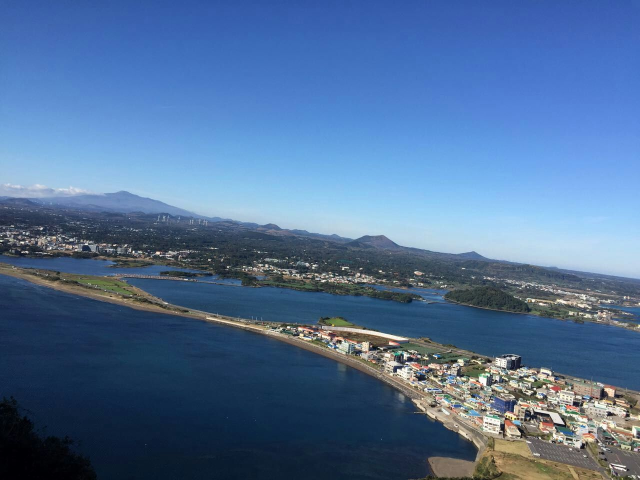
#> input picture opencv/0001.jpg, 1280 x 960 px (shown at 1/2 size)
$ python '020_直方图.py'
#> lines starting #> are read from the running program, lines starting #| are printed output that depends on the picture; after the words box and inside, x2 and y2 are one past the last pixel; in counts of white or black regions, pixels touching at a corner belong together
# -*- coding: utf-8 -*-
"""
Created on Mon Apr 15 13:51:27 2019

@author: yangna

@e-mail: ityangna0402@163.com
"""

import cv2
import numpy as np

#直方图可以对整幅图像的灰度分布有一个整体的了解
# 直方图的x轴是灰度值,y轴是图片中具有同一个灰度值的点的数目
# 直方图是根据灰度图像绘制,越靠左越暗,越靠右越亮
# 每一个小组就被成为BIN,比如256个值,一个值一个BIN要256个BIN,16个值一个BIN要16个BIN(histSize)
# DIMS收集数据的参数数目
# RANGE统计的灰度值范围
# cv2.calcHist统计一幅图像的直方图<=[原图像],[通道],mask(掩模图像,统计图像某一部分的直方图),[histSize](BIN的数目),像素值范围
#  [通道]:灰度图[0] + B:[0] + G:[1] + R:[2]
img = cv2.imread('0001.jpg', 0)
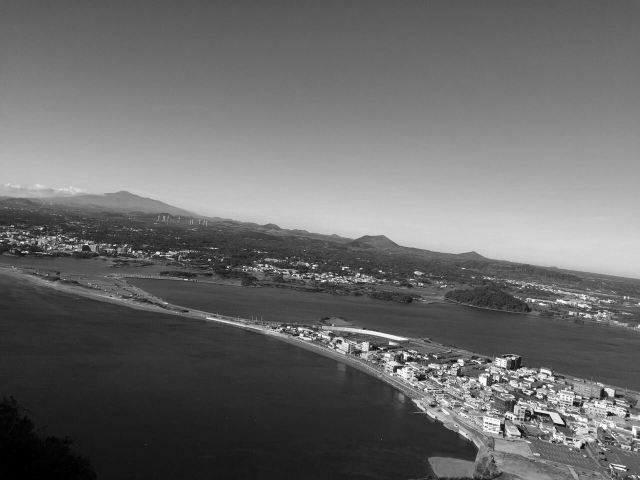
#> img: shape (960, 1280) (shown at 1/2 size); min 0, max 255, mean 106.4
# 1.统计直方图
hist = cv2.calcHist([img], [0], None, [256], [0,256])#(256*1)
#> hist = 256 values, max 11458 at index 96, min 199 at index 252, mean 4800
'''
#img.ravel()将图像转成一维数组
hist,bins = np.histogram(img.ravel(), 256, [0,256])#bins是257
#np.bincount()运行速度是np.histgram()的十倍
hist = np.bincount(img.ravel(), minlength=256)
'''
# 2.绘制直方图
#  简单方法:Matplotlib
from matplotlib import pyplot as plt
plt.plot(hist)
'''
plt.hist(img.ravel(), 256, [0,256])
'''
plt.show()
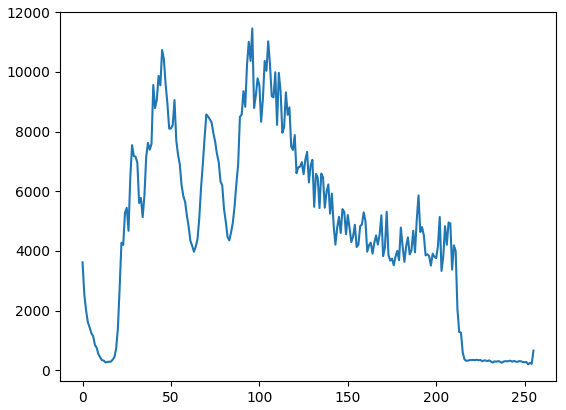
#> figure drawn by matplotlib, 1 panel; curve peaks at x = 96, y = 11458

img2 = cv2.imread('0002.jpg')
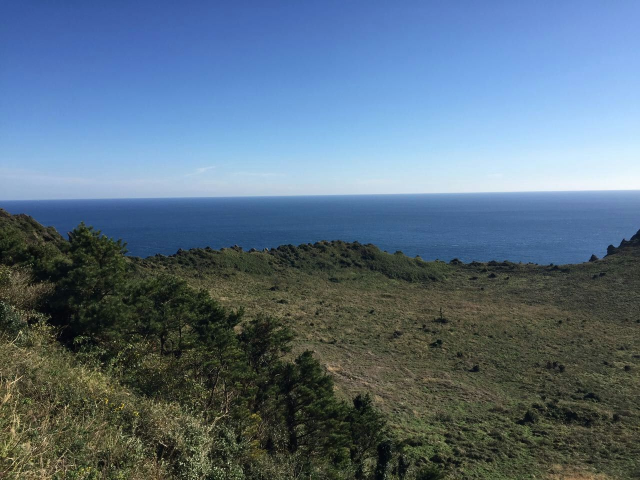
#> input picture opencv/0002.jpg, 1280 x 960 px (shown at 1/2 size)
#> img2 is the input picture: shape (960, 1280, 3); mean B, G, R 127.7, 110.1, 89.1
color = ('b', 'g', 'r')
for index,col in enumerate(color):
    histr = cv2.calcHist([img2], [index], None, [256], [0,256])
    plt.plot(histr, color = col)
    plt.xlim([0,256])
plt.show()
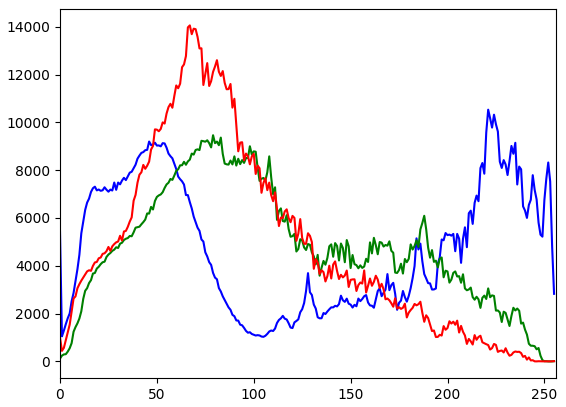
#> figure drawn by matplotlib, 1 panel; curve peaks at x = 221, y = 10530; curve peaks at x = 79, y = 9463; curve peaks at x = 67, y = 14057
#  复杂方法:OpenCV

# 3.使用掩模
#  统计图像某个局部区域的直方图只需要构建一副掩模图像,将要统计的部分设置成白色(255),其余部分为黑色(0)<=and
mask = np.zeros(img.shape[:2], np.uint8)
mask[100:300, 100:400] = 255
masked_img = cv2.bitwise_and(img, img, mask = mask)
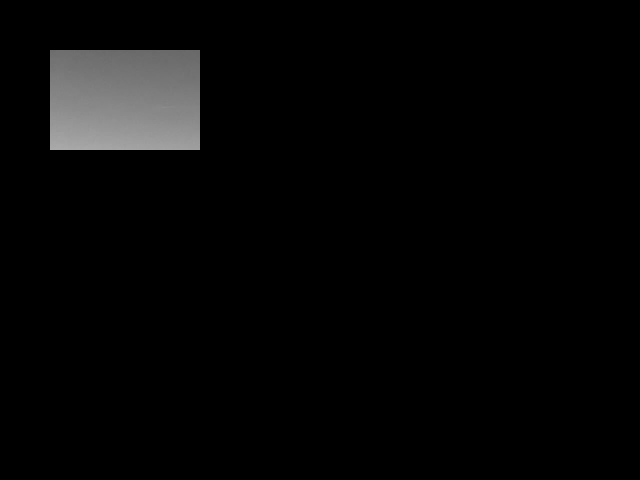
#> masked_img: shape (960, 1280) (shown at 1/2 size); min 0, max 171, mean 6.5
hist_mask = cv2.calcHist([img], [0], mask, [256], [0,256])
#> hist_mask = 256 values, max 1452 at index 115, min 0 at index 0, mean 234.4
cv2.imshow('img', img)
cv2.imshow('mask', mask)
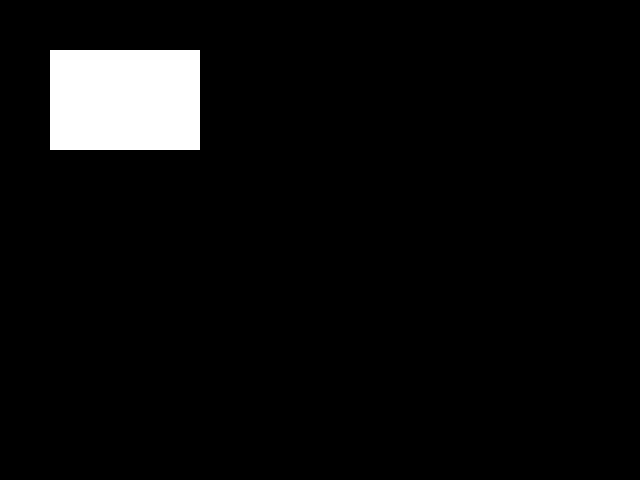
#> window 'mask': shape (960, 1280) (shown at 1/2 size); 4.9% white; 1 white region, box (x1, y1, x2, y2) and area: (100, 100, 400, 300) 60000
cv2.imshow('masked_img', masked_img)
plt.plot(hist_mask)

cv2.waitKey(0)
cv2.destroyAllWindows()
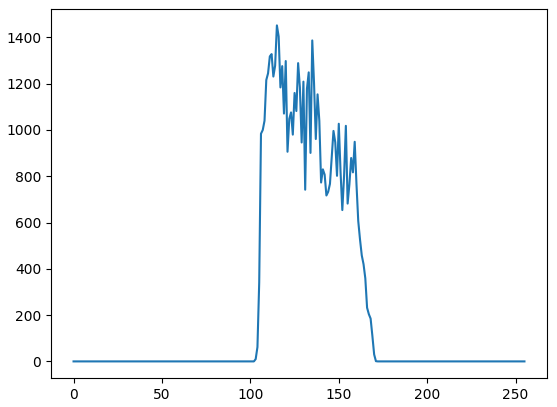
#> figure drawn by matplotlib, 1 panel; curve peaks at x = 115, y = 1452
